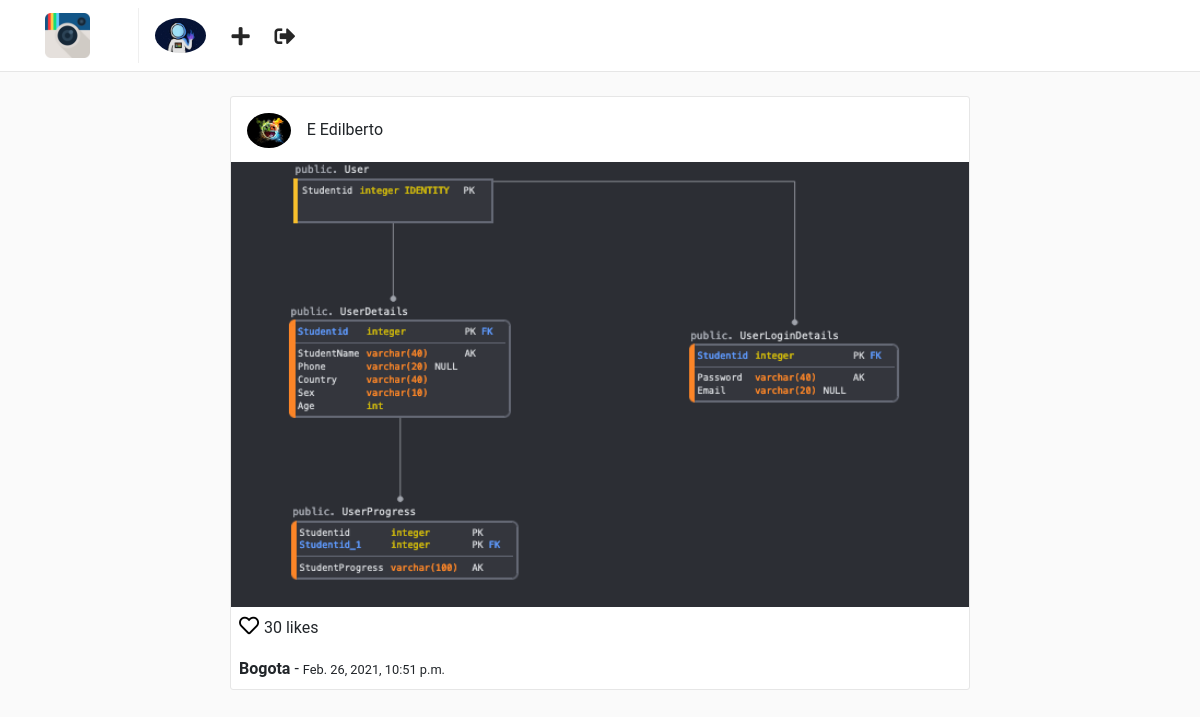
Page /posts/2/ (signed in) on the committed database.
### users/models.py (models this page shows, shortened)
class Profile(models.Model):
    user = models.OneToOneField(User, on_delete=models.CASCADE)
    website = models.URLField(max_length=200, blank=True)
    biography = models.TextField(blank=True)
    phone_number = models.CharField(max_length=20, blank=True)
    picture = models.ImageField(
        upload_to='users/pictures',
        blank=True,
        null=True
    )
    created = models.DateTimeField(auto_now_add=True)
    modified = models.DateTimeField(auto_now=True)

### posts/models.py (models this page shows, shortened)
class Post(models.Model):
    user = models.ForeignKey(User, on_delete=models.CASCADE)
    profile = models.ForeignKey('users.Profile', on_delete=models.CASCADE)
    title = models.CharField(max_length=255)
    photo = models.ImageField(upload_to='posts/photos')
    created = models.DateTimeField(auto_now_add=True)
    modified = models.DateTimeField(auto_now=True)

### posts/views.py (the view)
class PostDetailView(LoginRequiredMixin, DetailView):
    template_name = 'posts/detail.html'
    queryset = Post.objects.all()
    context_object_name = 'post'

### templates/posts/detail.html (shortened to what this page needs)
{% extends "base.html" %}
{% block container %}
    <div class="container">
        <div class="row">
            {% include "posts/post_card.html" %}
        </div>
    </div>
{% endblock %}

### templates/nav.html
{% load static %}
<nav class="navbar navbar-expand-lg fixed-top" id="main-navbar">
    <div class="container">
        <a class="navbar-brand pr-5" style="border-right: 1px solid #efefef;" href="{% url "posts:feed" %}">
            <img src="{% static "img/instagram.png" %}" height="45" class="d-inline-block align-top"/>
        </a>
        <div class="collapse navbar-collapse">
            <ul class="navbar-nav mr-auto">
                <li class="nav-item">
                    <a href="{% url "users:detail" request.user.username %}">
                        {% if request.user.profile.picture %}
                            <img src="{{ request.user.profile.picture.url }}" height="35" class="d-inline-block align-top rounded-circle"/>
                        {% else%}
                            <img src="{% static 'img/default-profile.png' %}" height="35" class="d-inline-block align-top rounded-circle"/>
                        {% endif %}
                    </a>
                </li>
                <li class="nav-item nav-icon">
                    <a href="{% url "posts:create" %}">
                        <i class="fas fa-plus"></i>
                    </a>
                </li>
                <li class="nav-item nav-icon">
                    <a href="{% url "users:logout" %}">
                        <i class="fas fa-sign-out-alt"></i>
                    </a>
                </li>
            </ul>
        </div>
    </div>
</nav>

### templates/posts/post_card.html
<div class="col-sm-12 col-md-8 offset-md-2 mt-5 p-0 post-container">
    <div class="media pt-3 pl-3 pb-1">
        <a href="{% url "users:detail" post.user.username %}">
            <img class="mr-3 rounded-circle" height="35" src="{{ post.profile.picture.url }}" alt="{{ post.user.get_full_name }}">
        </a>
        <div class="media-body">
            <p style="margin-top: 5px;">{{ post.user.get_full_name  }}</p>
        </div>
    </div>
    <img style="width: 100%;" src="{{ post.photo.url }}" alt="{{ post.title }}">
    <p class="mt-1 ml-2" >
        <a href="" style="color: #000; font-size: 20px;">
            <i class="far fa-heart"></i>
        </a> 30 likes
    </p>
    <p class="ml-2 mt-0 mb-2">
        <b>{{ post.title }}</b> - <small>{{ post.created }}</small>
    </p>
</div>

### static/css/main.css (style rules this page uses)
html, body { background: #fafafa; height: 100%; width: 100%; font-family: 'Roboto', sans-serif; }
#main-navbar { background: #fff; border-bottom: 1px solid rgba(0,0,0,.0975); }
.post-container { background: #fff; border: 1px solid #e6e6e6; border-radius: 3px; }
.nav-icon a { color: #262626; font-size: 1.3em; display: block; margin-top: .2em; margin-left: 1.2em; font-weight: 100; }

### rows in the picture
Post: profile.picture (picture), user.get_full_name "E Edilberto", photo (picture), title "Bogota", created "Feb. 26, 2021, 10:51 p.m."
